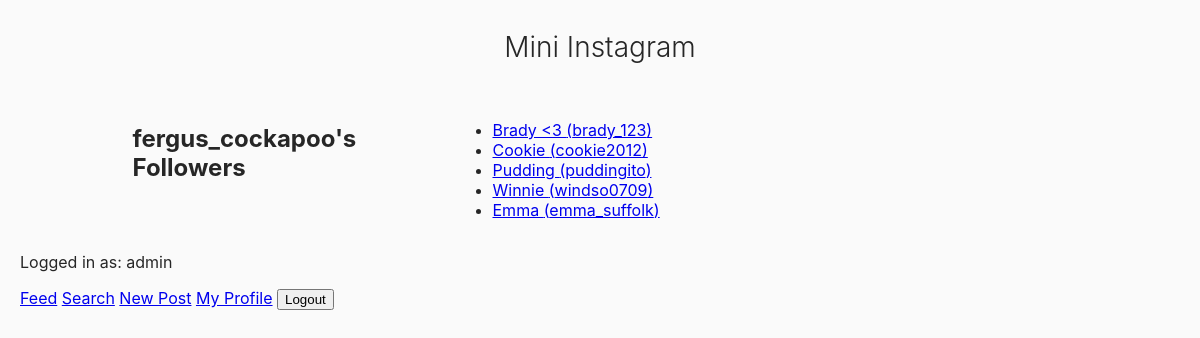
The app's page /mini_insta/profile/2/followers (signed in) with its own data.
### mini_insta/models.py (models this page shows, shortened)
class Profile(models.Model):
    username = models.TextField(blank=True)
    display_name = models.TextField(blank=True)
    profile_image_url = models.URLField(blank=True)
    bio_text = models.TextField(blank=True)
    join_date = models.DateTimeField(auto_now=True)
    user = models.ForeignKey(User, on_delete=models.CASCADE)
    def get_followers(self):
        follows = Follow.objects.filter(profile=self)
        return [f.follower_profile for f in follows]

### mini_insta/views.py (the view)
# urls.py: path('profile/<int:pk>/followers', ShowFollowersDetailView.as_view(), name='show_followers'),
class ShowFollowersDetailView(DetailView):
     model = Profile
     template_name = 'mini_insta/show_followers.html'
     context_object_name = 'profile'

### mini_insta/templates/mini_insta/show_followers.html
{% extends 'mini_insta/base.html' %}
{% block content %}
<main class="grid-container">
    <h2>{{ profile.username }}'s Followers</h2>
    <ul>
    {% for follower in profile.get_followers %}
        <li>
            <a href="{% url 'profile' follower.pk %}">
                {{ follower.display_name }} ({{ follower.username }})
            </a>
        </li>
    {% empty %}
        <p>This user has no followers yet.</p>
    {% endfor %}
    </ul>
</main>
{% endblock %}

### mini_insta/templates/mini_insta/base.html (shortened to what this page needs)
{% load static %}
<html>
    <head>
        <link rel="stylesheet" href="{% static 'mini_insta_style.css' %}">
    </head>
    <body>
        <header>
            <h1>Mini Instagram</h1>
        </header>
    {% block content %}
    {% endblock %}
    <footer>
        {% if request.user.is_authenticated %}
        <p>Logged in as: {{ request.user.username }}</p>
        <a href="{% url 'show_feed' %}">Feed</a>
        <a href="{% url 'search' %}">Search</a>
        <a href="{% url 'create_post' %}">New Post</a>
        <a href="{% url 'profile' %}">My Profile</a>
        <form action="{% url 'logout' %}" method="POST" style="display: inline;">
        <button type="submit">Logout</button>
        </form>
        {% else %}
        <p>Not logged in</p>
        <a href="{% url 'show_all' %}">Home</a>
        <a href="{% url 'login' %}">Log In</a>
        <a href="{% url 'create_profile' %}">Register</a>
        {% endif %}
    </footer>
    </body>
</html>

### static/mini_insta_style.css (style rules this page uses)
body { font-family: -apple-system, BlinkMacSystemFont, "Segoe UI", Roboto, Helvetica, Arial, sans-serif; background-color: #fafafa; color: #262626; margin: 0; padding: 30px 20px; }
h1 { text-align: center; font-weight: 300; margin-bottom: 40px; font-size: 28px; }
.grid-container { display: grid; grid-template-columns: repeat(auto-fill, minmax(220px, 1fr)); gap: 25px; max-width: 935px; margin: 0 auto; }

### records on screen
Profile: username "fergus_cockapoo"
Profile: display_name "Brady <3", username "brady_123"
Profile: display_name "Cookie", username "cookie2012"
Profile: display_name "Pudding", username "puddingito"
Profile: display_name "Winnie", username "windso0709"
Profile: display_name "Emma", username "emma_suffolk"

### other values on screen
{{ request.user.username }} "admin"
